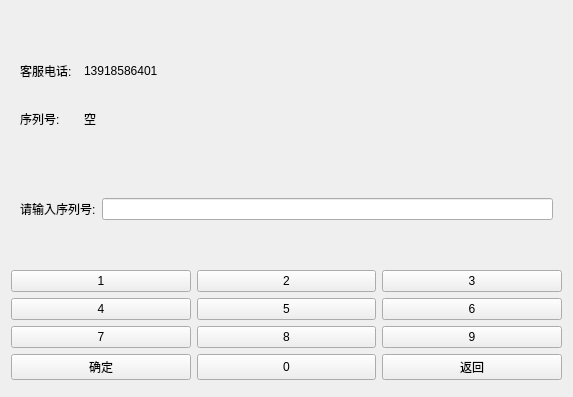
<?xml version="1.0" encoding="UTF-8"?>
<ui version="4.0">
 <class>input_machine_use_time</class>
 <widget class="QWidget" name="input_machine_use_time">
  <property name="geometry">
   <rect>
    <x>0</x>
    <y>0</y>
    <width>573</width>
    <height>397</height>
   </rect>
  </property>
  <property name="windowTitle">
   <string>Form</string>
  </property>
  <layout class="QVBoxLayout" name="verticalLayout">
   <item>
    <widget class="QLabel" name="l_title">
     <property name="sizePolicy">
      <sizepolicy hsizetype="Preferred" vsizetype="Maximum">
       <horstretch>0</horstretch>
       <verstretch>0</verstretch>
      </sizepolicy>
     </property>
     <property name="font">
      <font>
       <pointsize>15</pointsize>
      </font>
     </property>
     <property name="text">
      <string/>
     </property>
     <property name="alignment">
      <set>Qt::AlignCenter</set>
     </property>
    </widget>
   </item>
   <item>
    <widget class="QWidget" name="textBrowser" native="true">
     <layout class="QGridLayout" name="gridLayout_2">
      <item row="1" column="1">
       <widget class="QLabel" name="serialLabel">
        <property name="text">
         <string>空</string>
        </property>
       </widget>
      </item>
      <item row="1" column="0">
       <widget class="QLabel" name="label_4">
        <property name="sizePolicy">
         <sizepolicy hsizetype="Maximum" vsizetype="Preferred">
          <horstretch>0</horstretch>
          <verstretch>0</verstretch>
         </sizepolicy>
        </property>
        <property name="text">
         <string>序列号:</string>
        </property>
       </widget>
      </item>
      <item row="0" column="0">
       <widget class="QLabel" name="label">
        <property name="sizePolicy">
         <sizepolicy hsizetype="Maximum" vsizetype="Preferred">
          <horstretch>0</horstretch>
          <verstretch>0</verstretch>
         </sizepolicy>
        </property>
        <property name="text">
         <string>客服电话:  </string>
        </property>
       </widget>
      </item>
      <item row="0" column="1">
       <widget class="QLabel" name="label_5">
        <property name="text">
         <string>13918586401</string>
        </property>
       </widget>
      </item>
     </layout>
    </widget>
   </item>
   <item>
    <widget class="QWidget" name="widget" native="true">
     <layout class="QGridLayout" name="gridLayout_3">
      <item row="0" column="0">
       <widget class="QLabel" name="l_notation">
        <property name="sizePolicy">
         <sizepolicy hsizetype="Maximum" vsizetype="Preferred">
          <horstretch>0</horstretch>
          <verstretch>0</verstretch>
         </sizepolicy>
        </property>
        <property name="text">
         <string>请输入序列号:</string>
        </property>
       </widget>
      </item>
      <item row="0" column="1">
       <widget class="QLineEdit" name="lineEdit"/>
      </item>
     </layout>
    </widget>
   </item>
   <item>
    <layout class="QGridLayout" name="gridLayout">
     <item row="3" column="1">
      <widget class="QPushButton" name="b_0">
       <property name="sizePolicy">
        <sizepolicy hsizetype="Minimum" vsizetype="Minimum">
         <horstretch>0</horstretch>
         <verstretch>0</verstretch>
        </sizepolicy>
       </property>
       <property name="text">
        <string>0</string>
       </property>
      </widget>
     </item>
     <item row="1" column="0">
      <widget class="QPushButton" name="b_4">
       <property name="sizePolicy">
        <sizepolicy hsizetype="Minimum" vsizetype="Minimum">
         <horstretch>0</horstretch>
         <verstretch>0</verstretch>
        </sizepolicy>
       </property>
       <property name="text">
        <string>4</string>
       </property>
      </widget>
     </item>
     <item row="1" column="2">
      <widget class="QPushButton" name="b_6">
       <property name="sizePolicy">
        <sizepolicy hsizetype="Minimum" vsizetype="Minimum">
         <horstretch>0</horstretch>
         <verstretch>0</verstretch>
        </sizepolicy>
       </property>
       <property name="text">
        <string>6</string>
       </property>
      </widget>
     </item>
     <item row="3" column="0">
      <widget class="QPushButton" name="b_ok">
       <property name="sizePolicy">
        <sizepolicy hsizetype="Minimum" vsizetype="Minimum">
         <horstretch>0</horstretch>
         <verstretch>0</verstretch>
        </sizepolicy>
       </property>
       <property name="text">
        <string>确定</string>
       </property>
      </widget>
     </item>
     <item row="2" column="1">
      <widget class="QPushButton" name="b_8">
       <property name="sizePolicy">
        <sizepolicy hsizetype="Minimum" vsizetype="Minimum">
         <horstretch>0</horstretch>
         <verstretch>0</verstretch>
        </sizepolicy>
       </property>
       <property name="text">
        <string>8</string>
       </property>
      </widget>
     </item>
     <item row="0" column="0">
      <widget class="QPushButton" name="b_1">
       <property name="sizePolicy">
        <sizepolicy hsizetype="Minimum" vsizetype="Minimum">
         <horstretch>0</horstretch>
         <verstretch>0</verstretch>
        </sizepolicy>
       </property>
       <property name="text">
        <string>1</string>
       </property>
      </widget>
     </item>
     <item row="1" column="1">
      <widget class="QPushButton" name="b_5">
       <property name="sizePolicy">
        <sizepolicy hsizetype="Minimum" vsizetype="Minimum">
         <horstretch>0</horstretch>
         <verstretch>0</verstretch>
        </sizepolicy>
       </property>
       <property name="text">
        <string>5</string>
       </property>
      </widget>
     </item>
     <item row="2" column="0">
      <widget class="QPushButton" name="b_7">
       <property name="sizePolicy">
        <sizepolicy hsizetype="Minimum" vsizetype="Minimum">
         <horstretch>0</horstretch>
         <verstretch>0</verstretch>
        </sizepolicy>
       </property>
       <property name="text">
        <string>7</string>
       </property>
      </widget>
     </item>
     <item row="0" column="1">
      <widget class="QPushButton" name="b_2">
       <property name="sizePolicy">
        <sizepolicy hsizetype="Minimum" vsizetype="Minimum">
         <horstretch>0</horstretch>
         <verstretch>0</verstretch>
        </sizepolicy>
       </property>
       <property name="text">
        <string>2</string>
       </property>
      </widget>
     </item>
     <item row="0" column="2">
      <widget class="QPushButton" name="b_3">
       <property name="sizePolicy">
        <sizepolicy hsizetype="Minimum" vsizetype="Minimum">
         <horstretch>0</horstretch>
         <verstretch>0</verstretch>
        </sizepolicy>
       </property>
       <property name="text">
        <string>3</string>
       </property>
      </widget>
     </item>
     <item row="2" column="2">
      <widget class="QPushButton" name="b_9">
       <property name="sizePolicy">
        <sizepolicy hsizetype="Minimum" vsizetype="Minimum">
         <horstretch>0</horstretch>
         <verstretch>0</verstretch>
        </sizepolicy>
       </property>
       <property name="text">
        <string>9</string>
       </property>
      </widget>
     </item>
     <item row="3" column="2">
      <widget class="QPushButton" name="b_return">
       <property name="sizePolicy">
        <sizepolicy hsizetype="Minimum" vsizetype="Minimum">
         <horstretch>0</horstretch>
         <verstretch>0</verstretch>
        </sizepolicy>
       </property>
       <property name="text">
        <string>返回</string>
       </property>
      </widget>
     </item>
    </layout>
   </item>
   <item>
    <layout class="QHBoxLayout" name="horizontalLayout" stretch="1,5,2">
     <property name="spacing">
      <number>0</number>
     </property>
     <item>
      <widget class="issample" name="widget_issample" native="true">
       <property name="sizePolicy">
        <sizepolicy hsizetype="Preferred" vsizetype="Maximum">
         <horstretch>0</horstretch>
         <verstretch>0</verstretch>
        </sizepolicy>
       </property>
      </widget>
     </item>
     <item>
      <widget class="ispreheat" name="widget_ispreheat" native="true">
       <property name="sizePolicy">
        <sizepolicy hsizetype="Preferred" vsizetype="Maximum">
         <horstretch>0</horstretch>
         <verstretch>0</verstretch>
        </sizepolicy>
       </property>
      </widget>
     </item>
     <item>
      <widget class="date_widget" name="widget_datetime" native="true">
       <property name="sizePolicy">
        <sizepolicy hsizetype="Preferred" vsizetype="Maximum">
         <horstretch>0</horstretch>
         <verstretch>0</verstretch>
        </sizepolicy>
       </property>
      </widget>
     </item>
    </layout>
   </item>
  </layout>
 </widget>
 <customwidgets>
  <customwidget>
   <class>date_widget</class>
   <extends>QWidget</extends>
   <header>date_widget.h</header>
   <container>1</container>
  </customwidget>
  <customwidget>
   <class>issample</class>
   <extends>QWidget</extends>
   <header>issample.h</header>
   <container>1</container>
  </customwidget>
  <customwidget>
   <class>ispreheat</class>
   <extends>QWidget</extends>
   <header>ispreheat.h</header>
   <container>1</container>
  </customwidget>
 </customwidgets>
 <resources/>
 <connections/>
</ui>
